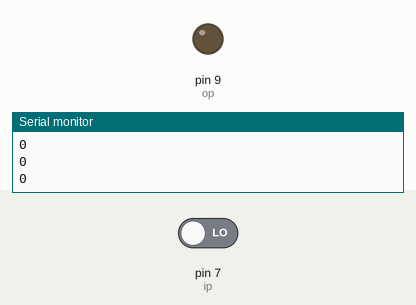
This sketch was run on a simulated Arduino Uno, built with avr-gcc and run on an emulated ATmega328P. On the bench: output pins drawn as LEDs (lit = HIGH), the last lines printed to the serial monitor. The inputs (shaded band) are chosen by the test bench; at power-on: pin 7 (ip) LOW.

Above: at 1.2 s.
1.3 s: pin 7 (ip) driven HIGH
At 2.4 s:
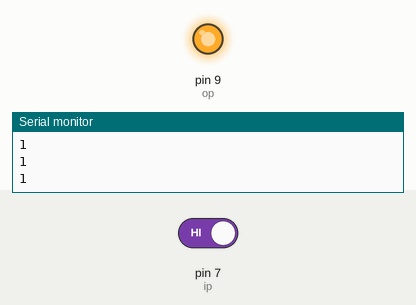
2.8 s: pin 7 (ip) driven LOW
At 3.6 s:
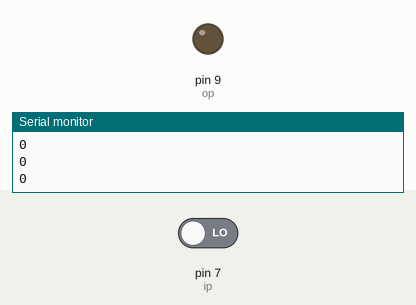
Timing chart, 0 to 5.8 s (numbered marks = the images above; inputs shaded):
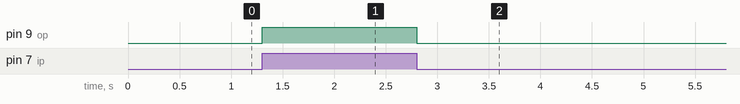

The sketch:

Recieve.ino
```cpp
const int ip = 7;
const int op = 9;

void setup() {
  pinMode(ip, INPUT);
  pinMode(op, OUTPUT);
  Serial.begin(9600);
}
int signal;
void loop() {
    delay(100);
    signal = digitalRead(ip);
    digitalWrite(op,signal);
    Serial.println(signal);
}
```

Measured:
- after the input at 1.3 s, pin 9 (op): LOW → HIGH at once
- after the input at 2.8 s, pin 9 (op): HIGH → LOW at once
